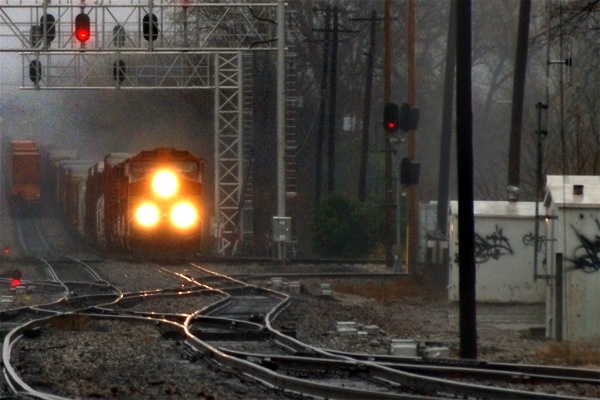
#> input picture image_work3/1.jpg, 600 x 400 px
$ python image3.py
#> lines starting #> are read from the running program, lines starting #| are printed output that depends on the picture
import numpy as np
import cv2
from matplotlib import pyplot as plt
#读取图像
img = cv2.imread('1.jpg', 0)
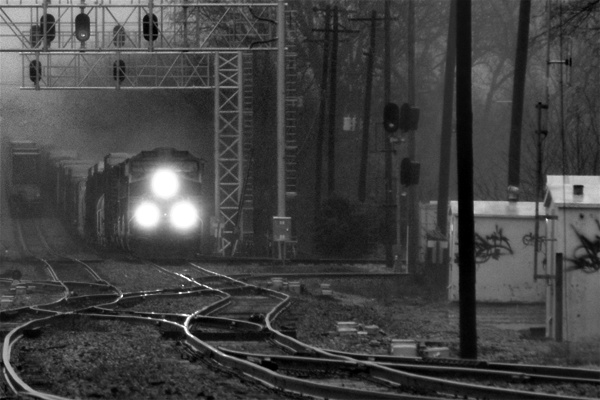
#> img: shape (400, 600); min 0, max 255, mean 66.5
#傅里叶变换
dft = cv2.dft(np.float32(img), flags=cv2.DFT_COMPLEX_OUTPUT)
dftshift = np.fft.fftshift(dft)
# res1 = 20 * np.log(cv2.magnitude(dftshift[:, :, 0], dftshift[:, :, 1]))
res1 =20 * np.log(cv2.magnitude(dftshift[:, :, 0], dftshift[:, :, 1]))
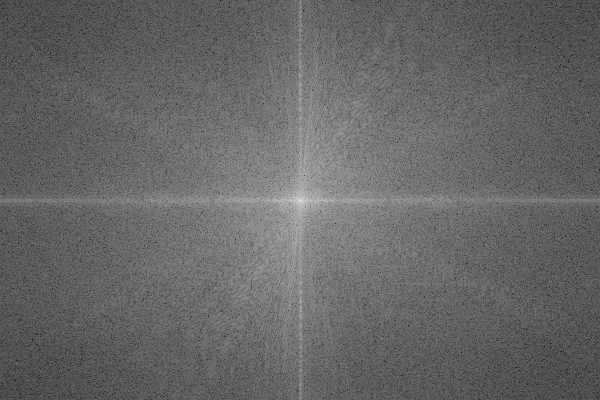
#> res1: shape (400, 600) float32; min 33.65, max 331.7, mean 153.7; drawn with min black and max white
#傅里叶逆变换
ishift = np.fft.ifftshift(dftshift)
iimg = cv2.idft(ishift)
res2 = cv2.magnitude(iimg[:, :, 0], iimg[:, :, 1])
#显示图像
plt.figure(figsize=(15, 5))
plt.subplot(131), plt.imshow(img, 'gray'), plt.title('Original Image')
plt.axis('off')
plt.subplot(132), plt.imshow(res1, 'gray'), plt.title('Fourier Image')
plt.axis('off')
plt.subplot(133), plt.imshow(res2, 'gray'), plt.title('Inverse Fourier Image')
plt.axis('off')
plt.show()
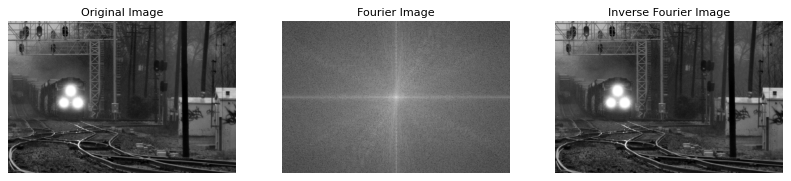
#> figure drawn by matplotlib, 3 panels
